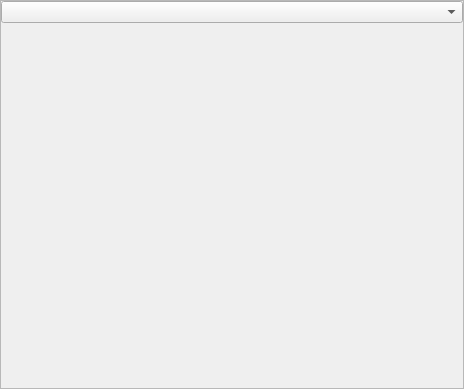
<?xml version="1.0" encoding="UTF-8"?>
<ui version="4.0">
 <class>LanguageSettingsWidget</class>
 <widget class="QWidget" name="LanguageSettingsWidget">
  <property name="geometry">
   <rect>
    <x>0</x>
    <y>0</y>
    <width>464</width>
    <height>389</height>
   </rect>
  </property>
  <property name="windowTitle">
   <string>Language Settings</string>
  </property>
  <layout class="QVBoxLayout" name="verticalLayout_5">
   <property name="spacing">
    <number>0</number>
   </property>
   <property name="leftMargin">
    <number>0</number>
   </property>
   <property name="topMargin">
    <number>0</number>
   </property>
   <property name="rightMargin">
    <number>0</number>
   </property>
   <property name="bottomMargin">
    <number>0</number>
   </property>
   <item>
    <widget class="QFrame" name="settingsFrame">
     <property name="frameShape">
      <enum>QFrame::StyledPanel</enum>
     </property>
     <property name="frameShadow">
      <enum>QFrame::Raised</enum>
     </property>
     <layout class="QVBoxLayout" name="verticalLayout_4">
      <property name="leftMargin">
       <number>0</number>
      </property>
      <property name="topMargin">
       <number>0</number>
      </property>
      <property name="rightMargin">
       <number>0</number>
      </property>
      <property name="bottomMargin">
       <number>0</number>
      </property>
      <item>
       <widget class="QComboBox" name="comboBox">
        <property name="currentText">
         <string notr="true"/>
        </property>
        <property name="controlKey" stdset="0">
         <string notr="true">applicationLanguage</string>
        </property>
       </widget>
      </item>
      <item>
       <spacer name="verticalSpacer">
        <property name="orientation">
         <enum>Qt::Vertical</enum>
        </property>
        <property name="sizeHint" stdset="0">
         <size>
          <width>20</width>
          <height>40</height>
         </size>
        </property>
       </spacer>
      </item>
     </layout>
    </widget>
   </item>
  </layout>
 </widget>
 <resources/>
 <connections/>
</ui>
